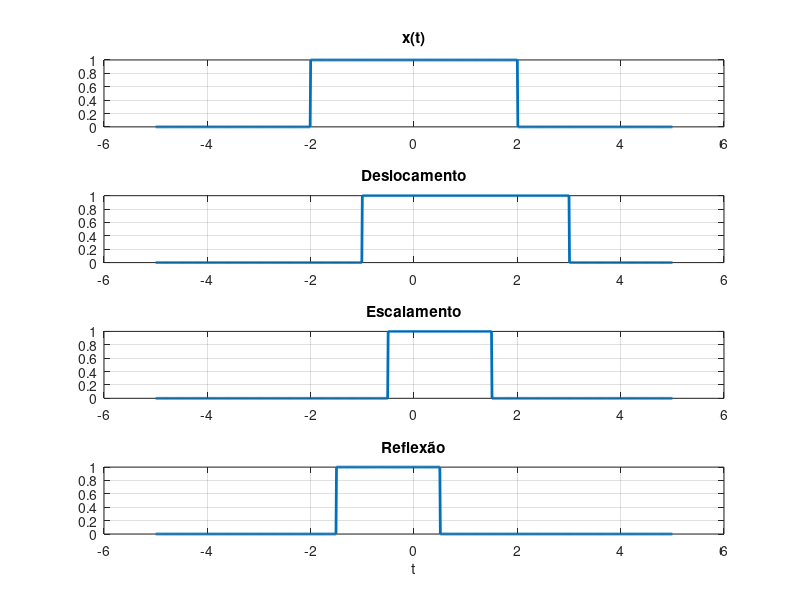

This figure's MATLAB source:
% Script: operacoes_temporais_combinadas.m

close all;
clear all;
clc;


% Vetor de tempo
t = -5:0.01:5;


% Sinal original (função anônima)
x = @(t) (t >= -2 & t <= 2);


% Operações temporais (funções anônimas)

% Deslocamento: x(t + b)
desloc = @(x, b) @(t) x(t + b);

% Inversão: x(-t)
reflex = @(x, r) @(t) x(r*t);  % r=1: sem reflexão  r=-1 : com reflexão

% Escalamento: x(a.t)
escala = @(x, a) @(t) x(a*t);


% Sequência de operações: E -> D -> R
x1 = desloc(x, -1);
x2 = escala(x1, 2);

x3 = reflex(x2, -1);


% Plotagem dos sinais
figure;

subplot(4,1,1);
plot(t, x(t), 'LineWidth', 2);
grid on;
title('x(t)');

subplot(4,1,2);
plot(t, x1(t), 'LineWidth', 2);
grid on;
%title('Escalamento');
title('Deslocamento');

subplot(4,1,3);
plot(t, x2(t), 'LineWidth', 2);
grid on;
title('Escalamento');
%title('Deslocamento');

subplot(4,1,4);
plot(t, x3(t), 'LineWidth', 2);
grid on;
title('Reflexão');

xlabel('t');
